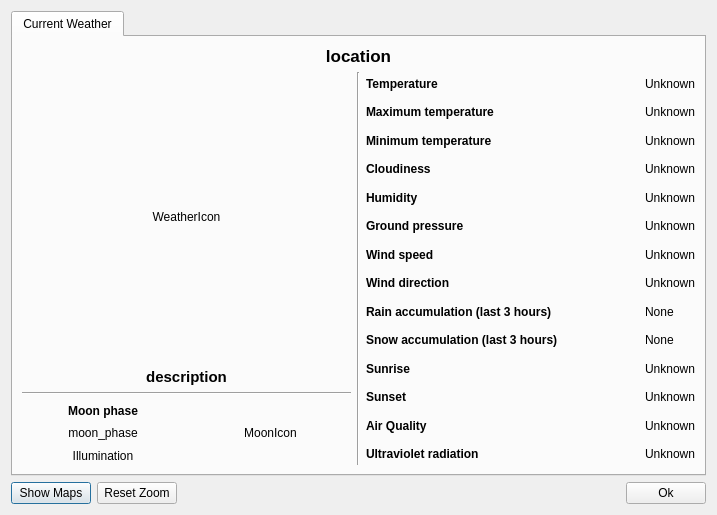
<?xml version="1.0" encoding="UTF-8"?>
<ui version="4.0">
 <class>WeatherDialog</class>
 <widget class="QDialog" name="WeatherDialog">
  <property name="geometry">
   <rect>
    <x>0</x>
    <y>0</y>
    <width>717</width>
    <height>515</height>
   </rect>
  </property>
  <property name="minimumSize">
   <size>
    <width>717</width>
    <height>515</height>
   </size>
  </property>
  <property name="maximumSize">
   <size>
    <width>717</width>
    <height>515</height>
   </size>
  </property>
  <property name="windowTitle">
   <string>Tray Weather</string>
  </property>
  <property name="windowIcon">
   <iconset resource="rsc/resources.qrc">
    <normaloff>:/TrayWeather/application.svg</normaloff>:/TrayWeather/application.svg</iconset>
  </property>
  <property name="modal">
   <bool>true</bool>
  </property>
  <layout class="QVBoxLayout" name="verticalLayout">
   <item>
    <widget class="QTabWidget" name="m_tabWidget">
     <property name="tabPosition">
      <enum>QTabWidget::North</enum>
     </property>
     <property name="tabShape">
      <enum>QTabWidget::Rounded</enum>
     </property>
     <property name="currentIndex">
      <number>0</number>
     </property>
     <property name="elideMode">
      <enum>Qt::ElideNone</enum>
     </property>
     <widget class="QWidget" name="tab">
      <attribute name="title">
       <string>Current Weather</string>
      </attribute>
      <attribute name="toolTip">
       <string>Current weather information</string>
      </attribute>
      <layout class="QVBoxLayout" name="verticalLayout_2" stretch="0,1">
       <item>
        <widget class="QLabel" name="m_location">
         <property name="font">
          <font>
           <pointsize>13</pointsize>
           <weight>75</weight>
           <bold>true</bold>
          </font>
         </property>
         <property name="toolTip">
          <string>Location and date</string>
         </property>
         <property name="text">
          <string>location</string>
         </property>
         <property name="alignment">
          <set>Qt::AlignCenter</set>
         </property>
         <property name="wordWrap">
          <bool>true</bool>
         </property>
         <property name="margin">
          <number>4</number>
         </property>
        </widget>
       </item>
       <item>
        <layout class="QGridLayout" name="gridLayout" columnstretch="1,0,1">
         <item row="0" column="2">
          <layout class="QGridLayout" name="gridLayout_2" columnstretch="1,0">
           <item row="10" column="0">
            <widget class="QLabel" name="label_12">
             <property name="font">
              <font>
               <weight>75</weight>
               <bold>true</bold>
              </font>
             </property>
             <property name="toolTip">
              <string>Sunrise time</string>
             </property>
             <property name="text">
              <string>Sunrise</string>
             </property>
            </widget>
           </item>
           <item row="4" column="0">
            <widget class="QLabel" name="label_5">
             <property name="font">
              <font>
               <weight>75</weight>
               <bold>true</bold>
              </font>
             </property>
             <property name="toolTip">
              <string>Current humidity</string>
             </property>
             <property name="text">
              <string>Humidity</string>
             </property>
            </widget>
           </item>
           <item row="3" column="0">
            <widget class="QLabel" name="label_4">
             <property name="font">
              <font>
               <weight>75</weight>
               <bold>true</bold>
              </font>
             </property>
             <property name="toolTip">
              <string>Current cloudiness</string>
             </property>
             <property name="text">
              <string>Cloudiness</string>
             </property>
            </widget>
           </item>
           <item row="9" column="0">
            <widget class="QLabel" name="label_10">
             <property name="font">
              <font>
               <weight>75</weight>
               <bold>true</bold>
              </font>
             </property>
             <property name="toolTip">
              <string>Snow accumulation in the last 3 hours</string>
             </property>
             <property name="text">
              <string>Snow accumulation (last 3 hours)</string>
             </property>
            </widget>
           </item>
           <item row="2" column="0">
            <widget class="QLabel" name="label_3">
             <property name="font">
              <font>
               <weight>75</weight>
               <bold>true</bold>
              </font>
             </property>
             <property name="toolTip">
              <string>Minimum temperature</string>
             </property>
             <property name="text">
              <string>Minimum temperature</string>
             </property>
            </widget>
           </item>
           <item row="8" column="0">
            <widget class="QLabel" name="label_9">
             <property name="font">
              <font>
               <weight>75</weight>
               <bold>true</bold>
              </font>
             </property>
             <property name="toolTip">
              <string>Rain accumulation in the last 3 hours</string>
             </property>
             <property name="text">
              <string>Rain accumulation (last 3 hours)</string>
             </property>
            </widget>
           </item>
           <item row="0" column="0">
            <widget class="QLabel" name="label">
             <property name="font">
              <font>
               <weight>75</weight>
               <bold>true</bold>
              </font>
             </property>
             <property name="toolTip">
              <string>Current temperature</string>
             </property>
             <property name="frameShape">
              <enum>QFrame::NoFrame</enum>
             </property>
             <property name="text">
              <string>Temperature</string>
             </property>
            </widget>
           </item>
           <item row="5" column="1">
            <widget class="QLabel" name="m_pressure">
             <property name="toolTip">
              <string>Current ground pressure</string>
             </property>
             <property name="frameShape">
              <enum>QFrame::NoFrame</enum>
             </property>
             <property name="frameShadow">
              <enum>QFrame::Sunken</enum>
             </property>
             <property name="text">
              <string>Unknown</string>
             </property>
            </widget>
           </item>
           <item row="3" column="1">
            <widget class="QLabel" name="m_cloudiness">
             <property name="toolTip">
              <string>Current cloudiness</string>
             </property>
             <property name="frameShape">
              <enum>QFrame::NoFrame</enum>
             </property>
             <property name="frameShadow">
              <enum>QFrame::Sunken</enum>
             </property>
             <property name="text">
              <string>Unknown</string>
             </property>
            </widget>
           </item>
           <item row="1" column="1">
            <widget class="QLabel" name="m_temp_max">
             <property name="toolTip">
              <string>Maximum temperature</string>
             </property>
             <property name="frameShape">
              <enum>QFrame::NoFrame</enum>
             </property>
             <property name="frameShadow">
              <enum>QFrame::Sunken</enum>
             </property>
             <property name="text">
              <string>Unknown</string>
             </property>
            </widget>
           </item>
           <item row="5" column="0">
            <widget class="QLabel" name="label_6">
             <property name="font">
              <font>
               <weight>75</weight>
               <bold>true</bold>
              </font>
             </property>
             <property name="toolTip">
              <string>Current ground pressure</string>
             </property>
             <property name="text">
              <string>Ground pressure</string>
             </property>
            </widget>
           </item>
           <item row="9" column="1">
            <widget class="QLabel" name="m_snow">
             <property name="toolTip">
              <string>Snow accumulation in the last 3 hours</string>
             </property>
             <property name="frameShape">
              <enum>QFrame::NoFrame</enum>
             </property>
             <property name="frameShadow">
              <enum>QFrame::Sunken</enum>
             </property>
             <property name="text">
              <string>None</string>
             </property>
            </widget>
           </item>
           <item row="2" column="1">
            <widget class="QLabel" name="m_temp_min">
             <property name="toolTip">
              <string>Minimum temperature</string>
             </property>
             <property name="frameShape">
              <enum>QFrame::NoFrame</enum>
             </property>
             <property name="frameShadow">
              <enum>QFrame::Sunken</enum>
             </property>
             <property name="text">
              <string>Unknown</string>
             </property>
            </widget>
           </item>
           <item row="1" column="0">
            <widget class="QLabel" name="label_2">
             <property name="font">
              <font>
               <weight>75</weight>
               <bold>true</bold>
              </font>
             </property>
             <property name="toolTip">
              <string>Maximum temperature</string>
             </property>
             <property name="text">
              <string>Maximum temperature</string>
             </property>
            </widget>
           </item>
           <item row="7" column="0">
            <widget class="QLabel" name="label_8">
             <property name="font">
              <font>
               <weight>75</weight>
               <bold>true</bold>
              </font>
             </property>
             <property name="toolTip">
              <string>Current wind direction</string>
             </property>
             <property name="text">
              <string>Wind direction</string>
             </property>
            </widget>
           </item>
           <item row="7" column="1">
            <widget class="QLabel" name="m_wind_dir">
             <property name="toolTip">
              <string>Current wind direction</string>
             </property>
             <property name="frameShape">
              <enum>QFrame::NoFrame</enum>
             </property>
             <property name="frameShadow">
              <enum>QFrame::Sunken</enum>
             </property>
             <property name="text">
              <string>Unknown</string>
             </property>
            </widget>
           </item>
           <item row="6" column="0">
            <widget class="QLabel" name="label_7">
             <property name="font">
              <font>
               <weight>75</weight>
               <bold>true</bold>
              </font>
             </property>
             <property name="toolTip">
              <string>Current wind speed</string>
             </property>
             <property name="text">
              <string>Wind speed</string>
             </property>
            </widget>
           </item>
           <item row="4" column="1">
            <widget class="QLabel" name="m_humidity">
             <property name="toolTip">
              <string>Current humidity</string>
             </property>
             <property name="frameShape">
              <enum>QFrame::NoFrame</enum>
             </property>
             <property name="frameShadow">
              <enum>QFrame::Sunken</enum>
             </property>
             <property name="text">
              <string>Unknown</string>
             </property>
            </widget>
           </item>
           <item row="6" column="1">
            <widget class="QLabel" name="m_wind_speed">
             <property name="toolTip">
              <string>Current wind speed</string>
             </property>
             <property name="frameShape">
              <enum>QFrame::NoFrame</enum>
             </property>
             <property name="frameShadow">
              <enum>QFrame::Sunken</enum>
             </property>
             <property name="text">
              <string>Unknown</string>
             </property>
            </widget>
           </item>
           <item row="0" column="1">
            <widget class="QLabel" name="m_temp">
             <property name="toolTip">
              <string>Current temperature</string>
             </property>
             <property name="frameShape">
              <enum>QFrame::NoFrame</enum>
             </property>
             <property name="frameShadow">
              <enum>QFrame::Sunken</enum>
             </property>
             <property name="text">
              <string>Unknown</string>
             </property>
            </widget>
           </item>
           <item row="8" column="1">
            <widget class="QLabel" name="m_rain">
             <property name="toolTip">
              <string>Rain accumulation in the last 3 hours</string>
             </property>
             <property name="frameShape">
              <enum>QFrame::NoFrame</enum>
             </property>
             <property name="frameShadow">
              <enum>QFrame::Sunken</enum>
             </property>
             <property name="text">
              <string>None</string>
             </property>
            </widget>
           </item>
           <item row="11" column="0">
            <widget class="QLabel" name="label_13">
             <property name="font">
              <font>
               <weight>75</weight>
               <bold>true</bold>
              </font>
             </property>
             <property name="toolTip">
              <string>Sunset time</string>
             </property>
             <property name="text">
              <string>Sunset</string>
             </property>
            </widget>
           </item>
           <item row="10" column="1">
            <widget class="QLabel" name="m_sunrise">
             <property name="toolTip">
              <string>Sunrise time</string>
             </property>
             <property name="text">
              <string>Unknown</string>
             </property>
            </widget>
           </item>
           <item row="11" column="1">
            <widget class="QLabel" name="m_sunset">
             <property name="toolTip">
              <string>Sunset time</string>
             </property>
             <property name="text">
              <string>Unknown</string>
             </property>
            </widget>
           </item>
           <item row="12" column="0">
            <widget class="QLabel" name="label_11">
             <property name="font">
              <font>
               <weight>75</weight>
               <bold>true</bold>
              </font>
             </property>
             <property name="text">
              <string>Air Quality</string>
             </property>
            </widget>
           </item>
           <item row="12" column="1">
            <widget class="QLabel" name="m_air_quality">
             <property name="toolTip">
              <string>Air quality</string>
             </property>
             <property name="text">
              <string>Unknown</string>
             </property>
            </widget>
           </item>
           <item row="13" column="0">
            <widget class="QLabel" name="label_14">
             <property name="font">
              <font>
               <weight>75</weight>
               <bold>true</bold>
              </font>
             </property>
             <property name="toolTip">
              <string>Current ultraviolet radiation index.</string>
             </property>
             <property name="text">
              <string>Ultraviolet radiation</string>
             </property>
            </widget>
           </item>
           <item row="13" column="1">
            <widget class="QLabel" name="m_uvi">
             <property name="toolTip">
              <string>UV index</string>
             </property>
             <property name="text">
              <string>Unknown</string>
             </property>
            </widget>
           </item>
          </layout>
         </item>
         <item row="0" column="0">
          <layout class="QVBoxLayout" name="verticalLayout_3" stretch="1,0,0,0">
           <item>
            <widget class="QLabel" name="m_icon">
             <property name="toolTip">
              <string>Current weather icon</string>
             </property>
             <property name="text">
              <string notr="true">WeatherIcon</string>
             </property>
             <property name="scaledContents">
              <bool>false</bool>
             </property>
             <property name="alignment">
              <set>Qt::AlignCenter</set>
             </property>
            </widget>
           </item>
           <item>
            <widget class="QLabel" name="m_description">
             <property name="font">
              <font>
               <pointsize>11</pointsize>
               <weight>75</weight>
               <bold>true</bold>
              </font>
             </property>
             <property name="toolTip">
              <string>Current weather description</string>
             </property>
             <property name="text">
              <string notr="true">description</string>
             </property>
             <property name="alignment">
              <set>Qt::AlignCenter</set>
             </property>
            </widget>
           </item>
           <item>
            <widget class="Line" name="line_2">
             <property name="orientation">
              <enum>Qt::Horizontal</enum>
             </property>
            </widget>
           </item>
           <item>
            <layout class="QHBoxLayout" name="horizontalLayout_2">
             <item>
              <layout class="QVBoxLayout" name="verticalLayout_4">
               <property name="spacing">
                <number>3</number>
               </property>
               <item>
                <widget class="QLabel" name="m_moonLabel">
                 <property name="font">
                  <font>
                   <weight>75</weight>
                   <bold>true</bold>
                  </font>
                 </property>
                 <property name="toolTip">
                  <string>Current moon phase</string>
                 </property>
                 <property name="text">
                  <string>Moon phase</string>
                 </property>
                 <property name="alignment">
                  <set>Qt::AlignCenter</set>
                 </property>
                </widget>
               </item>
               <item>
                <widget class="QLabel" name="m_moon_phase">
                 <property name="text">
                  <string notr="true">moon_phase</string>
                 </property>
                 <property name="alignment">
                  <set>Qt::AlignCenter</set>
                 </property>
                </widget>
               </item>
               <item>
                <widget class="QLabel" name="m_illumination">
                 <property name="text">
                  <string notr="true">Illumination</string>
                 </property>
                 <property name="alignment">
                  <set>Qt::AlignCenter</set>
                 </property>
                </widget>
               </item>
              </layout>
             </item>
             <item>
              <widget class="QLabel" name="m_moon">
               <property name="minimumSize">
                <size>
                 <width>64</width>
                 <height>64</height>
                </size>
               </property>
               <property name="toolTip">
                <string>Current moon phase</string>
               </property>
               <property name="text">
                <string notr="true">MoonIcon</string>
               </property>
               <property name="alignment">
                <set>Qt::AlignCenter</set>
               </property>
              </widget>
             </item>
            </layout>
           </item>
          </layout>
         </item>
         <item row="0" column="1">
          <widget class="Line" name="line">
           <property name="orientation">
            <enum>Qt::Vertical</enum>
           </property>
          </widget>
         </item>
        </layout>
       </item>
      </layout>
     </widget>
    </widget>
   </item>
   <item>
    <layout class="QHBoxLayout" name="horizontalLayout">
     <item>
      <widget class="QPushButton" name="m_mapsButton">
       <property name="toolTip">
        <string>Show weather maps.</string>
       </property>
       <property name="text">
        <string>Show Maps</string>
       </property>
      </widget>
     </item>
     <item>
      <widget class="QPushButton" name="m_reset">
       <property name="toolTip">
        <string>Reset graph zoom</string>
       </property>
       <property name="text">
        <string>Reset Zoom</string>
       </property>
      </widget>
     </item>
     <item>
      <spacer name="horizontalSpacer">
       <property name="orientation">
        <enum>Qt::Horizontal</enum>
       </property>
       <property name="sizeHint" stdset="0">
        <size>
         <width>40</width>
         <height>20</height>
        </size>
       </property>
      </spacer>
     </item>
     <item>
      <widget class="QPushButton" name="m_ok">
       <property name="toolTip">
        <string>Close dialog</string>
       </property>
       <property name="text">
        <string>Ok</string>
       </property>
      </widget>
     </item>
    </layout>
   </item>
  </layout>
 </widget>
 <resources>
  <include location="rsc/resources.qrc"/>
 </resources>
 <connections>
  <connection>
   <sender>m_ok</sender>
   <signal>clicked()</signal>
   <receiver>WeatherDialog</receiver>
   <slot>accept()</slot>
   <hints>
    <hint type="sourcelabel">
     <x>669</x>
     <y>493</y>
    </hint>
    <hint type="destinationlabel">
     <x>358</x>
     <y>257</y>
    </hint>
   </hints>
  </connection>
 </connections>
</ui>
